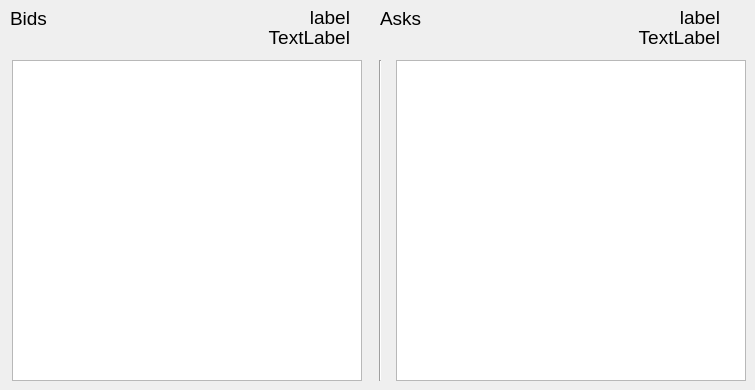
   <widget class="QWidget" name="OrderBook">
    <attribute name="title">
     <string>Order Book</string>
    </attribute>
    <widget class="QTableWidget" name="BidsTable">
     <property name="geometry">
      <rect>
       <x>12</x>
       <y>60</y>
       <width>350</width>
       <height>321</height>
      </rect>
     </property>
     <property name="palette">
      <palette>
       <active>
        <colorrole role="Text">
         <brush brushstyle="SolidPattern">
          <color alpha="255">
           <red>51</red>
           <green>51</green>
           <blue>51</blue>
          </color>
         </brush>
        </colorrole>
       </active>
       <inactive>
        <colorrole role="Text">
         <brush brushstyle="SolidPattern">
          <color alpha="255">
           <red>51</red>
           <green>51</green>
           <blue>51</blue>
          </color>
         </brush>
        </colorrole>
       </inactive>
       <disabled>
        <colorrole role="Text">
         <brush brushstyle="SolidPattern">
          <color alpha="255">
           <red>85</red>
           <green>85</green>
           <blue>85</blue>
          </color>
         </brush>
        </colorrole>
       </disabled>
      </palette>
     </property>
     <property name="font">
   <font>
       <pointsize>14</pointsize>
       <weight>50</weight>
       <bold>false</bold>
      </font>
     </property>
     <property name="horizontalScrollBarPolicy">
      <enum>Qt::ScrollBarAsNeeded</enum>
     </property>
    </widget>
    <widget class="QTableWidget" name="AsksTable">
     <property name="geometry">
      <rect>
       <x>396</x>
       <y>60</y>
       <width>350</width>
       <height>321</height>
      </rect>
     </property>
     <property name="palette">
      <palette>
       <active>
        <colorrole role="Text">
         <brush brushstyle="SolidPattern">
          <color alpha="255">
           <red>51</red>
           <green>51</green>
           <blue>51</blue>
          </color>
         </brush>
        </colorrole>
       </active>
       <inactive>
        <colorrole role="Text">
         <brush brushstyle="SolidPattern">
          <color alpha="255">
           <red>51</red>
           <green>51</green>
           <blue>51</blue>
          </color>
         </brush>
        </colorrole>
       </inactive>
       <disabled>
        <colorrole role="Text">
         <brush brushstyle="SolidPattern">
          <color alpha="255">
           <red>85</red>
           <green>85</green>
           <blue>85</blue>
          </color>
         </brush>
        </colorrole>
       </disabled>
      </palette>
     </property>
     <property name="font">
   <font>
       <pointsize>14</pointsize>
       <weight>50</weight>
       <bold>false</bold>
      </font>
     </property>
     <property name="horizontalScrollBarPolicy">
      <enum>Qt::ScrollBarAsNeeded</enum>
     </property>
    </widget>
    <widget class="QLabel" name="BidsCount">
     <property name="geometry">
      <rect>
       <x>10</x>
       <y>10</y>
       <width>91</width>
       <height>16</height>
      </rect>
     </property>
     <property name="font">
   <font>
       <pointsize>14</pointsize>
      </font>
     </property>
     <property name="text">
      <string>Bids</string>
     </property>
    </widget>
    <widget class="QLabel" name="AsksCount">
     <property name="geometry">
      <rect>
       <x>380</x>
       <y>10</y>
       <width>91</width>
       <height>16</height>
      </rect>
     </property>
     <property name="font">
   <font>
       <pointsize>14</pointsize>
      </font>
     </property>
     <property name="text">
      <string>Asks</string>
     </property>
    </widget>
    <widget class="QLabel" name="NYESupply">
     <property name="geometry">
      <rect>
       <x>540</x>
       <y>10</y>
       <width>180</width>
       <height>15</height>
      </rect>
     </property>
     <property name="font">
   <font>
       <pointsize>14</pointsize>
      </font>
     </property>
     <property name="text">
      <string>label</string>
     </property>
     <property name="alignment">
      <set>Qt::AlignRight|Qt::AlignTrailing|Qt::AlignVCenter</set>
     </property>
    </widget>
    <widget class="QLabel" name="NYEDemand">
     <property name="geometry">
      <rect>
       <x>160</x>
       <y>10</y>
       <width>190</width>
       <height>15</height>
      </rect>
     </property>
     <property name="font">
   <font>
       <pointsize>14</pointsize>
      </font>
     </property>
     <property name="text">
      <string>label</string>
     </property>
     <property name="alignment">
      <set>Qt::AlignRight|Qt::AlignTrailing|Qt::AlignVCenter</set>
     </property>
    </widget>
    <widget class="QLabel" name="BtcDemand">
     <property name="geometry">
      <rect>
       <x>200</x>
       <y>30</y>
       <width>150</width>
       <height>15</height>
      </rect>
     </property>
     <property name="font">
   <font>
       <pointsize>14</pointsize>
      </font>
     </property>
     <property name="text">
      <string>TextLabel</string>
     </property>
     <property name="alignment">
      <set>Qt::AlignRight|Qt::AlignTrailing|Qt::AlignVCenter</set>
     </property>
    </widget>
    <widget class="QLabel" name="BtcSupply">
     <property name="geometry">
      <rect>
       <x>570</x>
       <y>30</y>
       <width>150</width>
       <height>15</height>
      </rect>
     </property>
     <property name="font">
   <font>
       <pointsize>14</pointsize>
      </font>
     </property>
     <property name="text">
      <string>TextLabel</string>
     </property>
     <property name="alignment">
      <set>Qt::AlignRight|Qt::AlignTrailing|Qt::AlignVCenter</set>
     </property>
    </widget>
    <widget class="Line" name="line">
     <property name="geometry">
      <rect>
       <x>370</x>
       <y>60</y>
       <width>20</width>
       <height>321</height>
      </rect>
     </property>
     <property name="font">
   <font>
       <pointsize>14</pointsize>
      </font>
     </property>
     <property name="orientation">
      <enum>Qt::Vertical</enum>
     </property>
    </widget>
   </widget>
